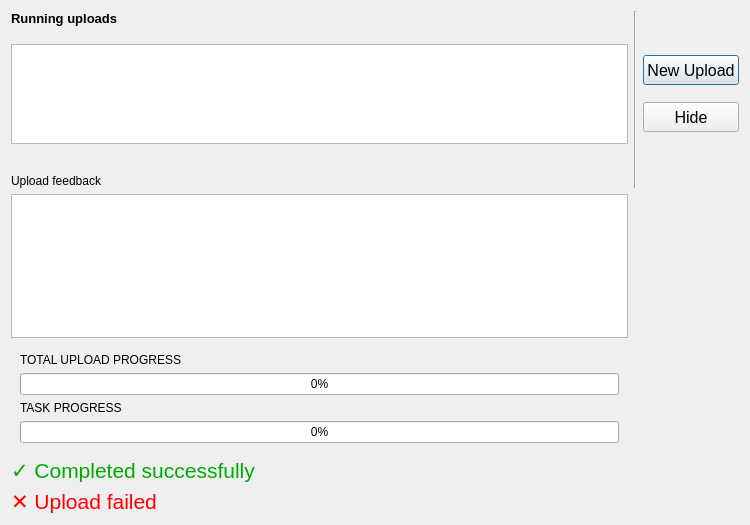
<?xml version="1.0" encoding="UTF-8"?>
<ui version="4.0">
 <class>upload_dialog</class>
 <widget class="QDialog" name="upload_dialog">
  <property name="geometry">
   <rect>
    <x>0</x>
    <y>0</y>
    <width>750</width>
    <height>525</height>
   </rect>
  </property>
  <property name="minimumSize">
   <size>
    <width>600</width>
    <height>300</height>
   </size>
  </property>
  <property name="font">
   <font>
    <family>Segoe UI</family>
   </font>
  </property>
  <property name="windowTitle">
   <string>Upload status</string>
  </property>
  <layout class="QGridLayout" name="gridLayout">
   <item row="3" column="0">
    <widget class="QTreeView" name="tv_uploads">
     <property name="sizePolicy">
      <sizepolicy hsizetype="Expanding" vsizetype="Minimum">
       <horstretch>0</horstretch>
       <verstretch>0</verstretch>
      </sizepolicy>
     </property>
     <property name="maximumSize">
      <size>
       <width>16777215</width>
       <height>100</height>
      </size>
     </property>
     <property name="autoScrollMargin">
      <number>16</number>
     </property>
     <property name="editTriggers">
      <set>QAbstractItemView::NoEditTriggers</set>
     </property>
     <property name="indentation">
      <number>20</number>
     </property>
     <attribute name="headerDefaultSectionSize">
      <number>100</number>
     </attribute>
     <attribute name="headerMinimumSectionSize">
      <number>39</number>
     </attribute>
    </widget>
   </item>
   <item row="16" column="0">
    <spacer name="verticalSpacer">
     <property name="orientation">
      <enum>Qt::Vertical</enum>
     </property>
     <property name="sizeHint" stdset="0">
      <size>
       <width>20</width>
       <height>40</height>
      </size>
     </property>
    </spacer>
   </item>
   <item row="0" column="0">
    <widget class="QLabel" name="label_10">
     <property name="font">
      <font>
       <pointsize>10</pointsize>
       <weight>75</weight>
       <bold>true</bold>
      </font>
     </property>
     <property name="text">
      <string>Running uploads</string>
     </property>
    </widget>
   </item>
   <item row="3" column="2">
    <layout class="QGridLayout" name="gridLayout_2">
     <property name="rightMargin">
      <number>0</number>
     </property>
     <property name="bottomMargin">
      <number>0</number>
     </property>
     <item row="0" column="0">
      <widget class="QPushButton" name="pb_new_upload">
       <property name="sizePolicy">
        <sizepolicy hsizetype="Preferred" vsizetype="Fixed">
         <horstretch>0</horstretch>
         <verstretch>0</verstretch>
        </sizepolicy>
       </property>
       <property name="minimumSize">
        <size>
         <width>0</width>
         <height>30</height>
        </size>
       </property>
       <property name="font">
        <font>
         <pointsize>12</pointsize>
        </font>
       </property>
       <property name="text">
        <string>New Upload</string>
       </property>
      </widget>
     </item>
     <item row="1" column="0">
      <widget class="QPushButton" name="pb_hide">
       <property name="minimumSize">
        <size>
         <width>0</width>
         <height>30</height>
        </size>
       </property>
       <property name="font">
        <font>
         <pointsize>12</pointsize>
        </font>
       </property>
       <property name="text">
        <string>Hide</string>
       </property>
      </widget>
     </item>
    </layout>
   </item>
   <item row="8" column="0">
    <widget class="QLabel" name="label_2">
     <property name="text">
      <string>Upload feedback</string>
     </property>
    </widget>
   </item>
   <item row="9" column="0">
    <widget class="QListView" name="lv_upload_feedback">
     <property name="editTriggers">
      <set>QAbstractItemView::NoEditTriggers</set>
     </property>
    </widget>
   </item>
   <item row="0" column="1" rowspan="9">
    <widget class="Line" name="line">
     <property name="orientation">
      <enum>Qt::Vertical</enum>
     </property>
    </widget>
   </item>
   <item row="10" column="0">
    <widget class="QWidget" name="progress_widget" native="true">
     <property name="minimumSize">
      <size>
       <width>0</width>
       <height>0</height>
      </size>
     </property>
     <layout class="QFormLayout" name="formLayout_2">
      <item row="0" column="0">
       <widget class="QLabel" name="label">
        <property name="text">
         <string>TOTAL UPLOAD PROGRESS</string>
        </property>
       </widget>
      </item>
      <item row="1" column="0" colspan="2">
       <widget class="QProgressBar" name="pbar_total_upload">
        <property name="value">
         <number>0</number>
        </property>
       </widget>
      </item>
      <item row="2" column="0">
       <widget class="QLabel" name="lbl_current_task">
        <property name="text">
         <string>TASK PROGRESS</string>
        </property>
       </widget>
      </item>
      <item row="3" column="0" colspan="2">
       <widget class="QProgressBar" name="pbar_current_task">
        <property name="maximum">
         <number>100</number>
        </property>
        <property name="value">
         <number>0</number>
        </property>
       </widget>
      </item>
     </layout>
    </widget>
   </item>
   <item row="15" column="0">
    <widget class="QLabel" name="label_failure">
     <property name="minimumSize">
      <size>
       <width>0</width>
       <height>0</height>
      </size>
     </property>
     <property name="font">
      <font>
       <pointsize>16</pointsize>
      </font>
     </property>
     <property name="text">
      <string>&lt;html&gt;&lt;head/&gt;&lt;body&gt;&lt;p&gt;&lt;span style=&quot; color:#ff0000;&quot;&gt;✕ Upload failed&lt;/span&gt;&lt;/p&gt;&lt;/body&gt;&lt;/html&gt;</string>
     </property>
    </widget>
   </item>
   <item row="14" column="0">
    <widget class="QLabel" name="label_success">
     <property name="minimumSize">
      <size>
       <width>0</width>
       <height>0</height>
      </size>
     </property>
     <property name="font">
      <font>
       <pointsize>16</pointsize>
      </font>
     </property>
     <property name="text">
      <string>&lt;html&gt;&lt;head/&gt;&lt;body&gt;&lt;p&gt;&lt;span style=&quot; color:#00aa00;&quot;&gt;✓ Completed successfully&lt;/span&gt;&lt;/p&gt;&lt;/body&gt;&lt;/html&gt;</string>
     </property>
    </widget>
   </item>
  </layout>
 </widget>
 <resources/>
 <connections/>
</ui>
